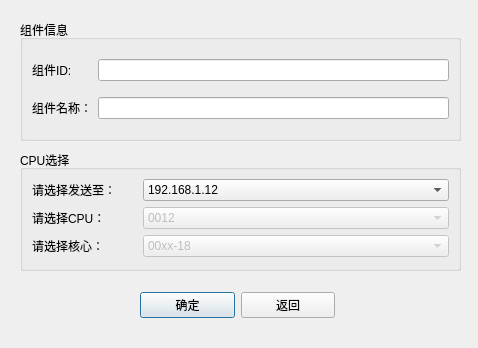
<?xml version="1.0" encoding="UTF-8"?>
<ui version="4.0">
 <class>comp_cpu</class>
 <widget class="QDialog" name="comp_cpu">
  <property name="geometry">
   <rect>
    <x>0</x>
    <y>0</y>
    <width>478</width>
    <height>348</height>
   </rect>
  </property>
  <property name="windowTitle">
   <string>CPU选择</string>
  </property>
  <property name="windowIcon">
   <iconset resource="../Res/res.qrc">
    <normaloff>:/img/curve.png</normaloff>:/img/curve.png</iconset>
  </property>
  <widget class="QGroupBox" name="groupBox">
   <property name="geometry">
    <rect>
     <x>20</x>
     <y>20</y>
     <width>441</width>
     <height>121</height>
    </rect>
   </property>
   <property name="title">
    <string>组件信息</string>
   </property>
   <layout class="QGridLayout" name="gridLayout">
    <item row="1" column="2">
     <widget class="QLineEdit" name="lineEdit_compname"/>
    </item>
    <item row="1" column="0">
     <widget class="QLabel" name="label">
      <property name="text">
       <string>组件名称：</string>
      </property>
     </widget>
    </item>
    <item row="0" column="0">
     <widget class="QLabel" name="label_2">
      <property name="text">
       <string>组件ID:</string>
      </property>
     </widget>
    </item>
    <item row="0" column="2">
     <widget class="QLineEdit" name="lineEdit_compID"/>
    </item>
   </layout>
  </widget>
  <widget class="QGroupBox" name="groupBox_2">
   <property name="geometry">
    <rect>
     <x>20</x>
     <y>150</y>
     <width>441</width>
     <height>121</height>
    </rect>
   </property>
   <property name="title">
    <string>CPU选择</string>
   </property>
   <layout class="QGridLayout" name="gridLayout_2">
    <item row="0" column="0">
     <widget class="QLabel" name="label_3">
      <property name="maximumSize">
       <size>
        <width>105</width>
        <height>16777215</height>
       </size>
      </property>
      <property name="text">
       <string>请选择发送至：</string>
      </property>
     </widget>
    </item>
    <item row="0" column="1">
     <widget class="QComboBox" name="comboBox">
      <item>
       <property name="text">
        <string>192.168.1.12</string>
       </property>
      </item>
     </widget>
    </item>
    <item row="1" column="0">
     <widget class="QLabel" name="label_4">
      <property name="text">
       <string>请选择CPU：</string>
      </property>
     </widget>
    </item>
    <item row="1" column="1">
     <widget class="QComboBox" name="comboBox_cpuchoose">
      <property name="enabled">
       <bool>false</bool>
      </property>
      <item>
       <property name="text">
        <string>0012</string>
       </property>
      </item>
      <item>
       <property name="text">
        <string>0013</string>
       </property>
      </item>
      <item>
       <property name="text">
        <string>0014</string>
       </property>
      </item>
     </widget>
    </item>
    <item row="2" column="0">
     <widget class="QLabel" name="label_5">
      <property name="text">
       <string>请选择核心：</string>
      </property>
     </widget>
    </item>
    <item row="2" column="1">
     <widget class="QComboBox" name="comboBox_corechoose">
      <property name="enabled">
       <bool>false</bool>
      </property>
      <item>
       <property name="text">
        <string>00xx-18</string>
       </property>
      </item>
      <item>
       <property name="text">
        <string>00xx-19</string>
       </property>
      </item>
      <item>
       <property name="text">
        <string>00xx-20</string>
       </property>
      </item>
      <item>
       <property name="text">
        <string>00xx-20</string>
       </property>
      </item>
     </widget>
    </item>
   </layout>
  </widget>
  <widget class="QWidget" name="layoutWidget">
   <property name="geometry">
    <rect>
     <x>140</x>
     <y>290</y>
     <width>195</width>
     <height>30</height>
    </rect>
   </property>
   <layout class="QHBoxLayout" name="horizontalLayout">
    <item>
     <widget class="QPushButton" name="pushButton_2">
      <property name="text">
       <string>确定</string>
      </property>
     </widget>
    </item>
    <item>
     <widget class="QPushButton" name="pushButton">
      <property name="text">
       <string>返回</string>
      </property>
     </widget>
    </item>
   </layout>
  </widget>
 </widget>
 <resources>
  <include location="../Res/res.qrc"/>
 </resources>
 <connections/>
</ui>
